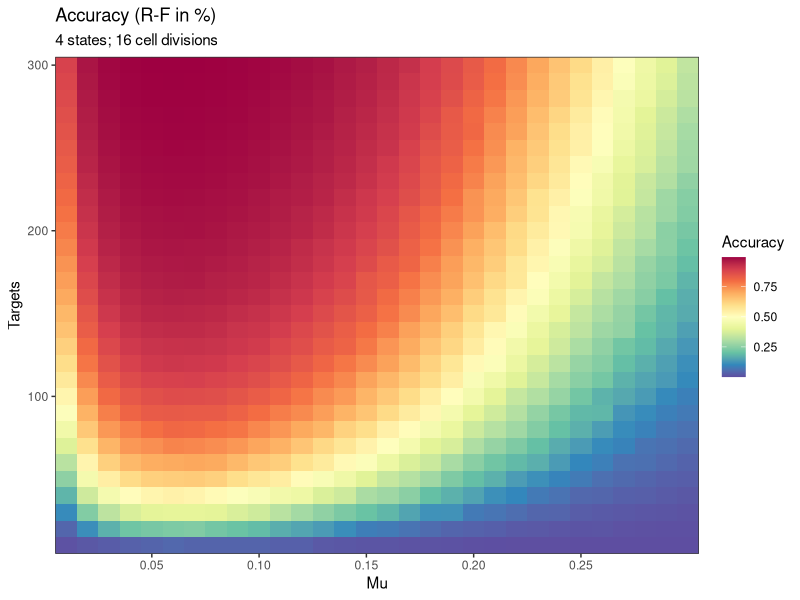
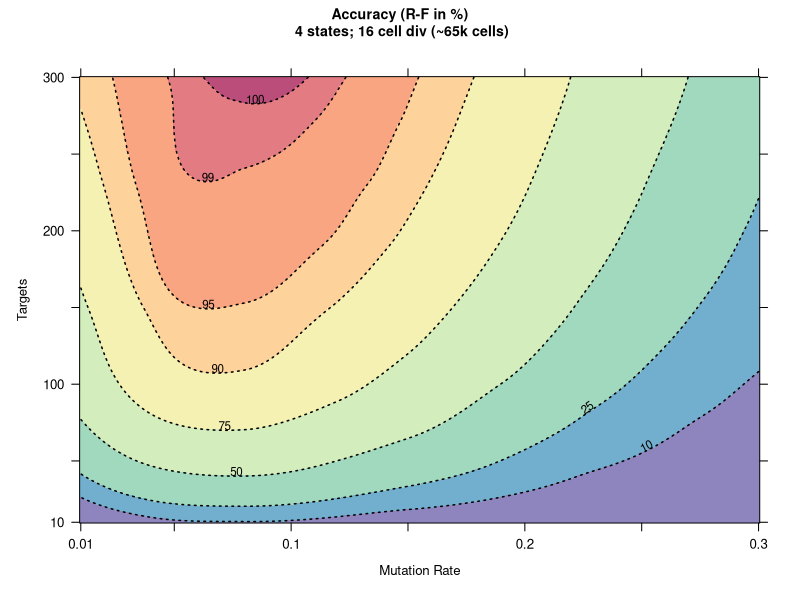

These figures' R source, in order:
## This script will open the results from CompareTree algorithm ran in the cluster
## These were 600 output files, each has the results of 10 simulations (repetitions)
## of a specific combination of 2 parameters : Mutation rate (from 0.01 to 0.3) and
## Number of targets (from 10 to 200). 
## This script will take the mean of the 10 repetitions and plot a heatmap with the 
## accuracy of the Mutation Rate - Number of targets parameter space
## -------------------------------------------------------------------------------------
require(graphics); require(grDevices)
require(gplots);
require(ggplot2);
require(reshape2);
require(RColorBrewer);
require(lattice)

## open accuracy values

AccMatrix <- read.csv("./Acc_matrix_Parameter_Space.csv",check.names = F)
rownames(AccMatrix) = AccMatrix[,1]
AccMatrix = AccMatrix[,-1]

## PLOT ------------------------------------

## reshape the data
df.m <- melt(as.data.frame(AccMatrix),factorsAsStrings = T)
colnames(df.m) = c("Mu", "Accuracy")
head(df.m)
df.m$Targets = rep(seq(from = 300,to = 10,by = -10),30)

df.m$Mu = as.numeric(levels(df.m$Mu))[df.m$Mu]

# Define palette
myPalette <- colorRampPalette(rev(brewer.pal(11, "Spectral")), space="Lab")

## new plot
tiff(filename = "./Parameter_Space_csCompareTree_heatmap_10-300.tiff",width = 600,height = 400,res = 150)

hm1 <- ggplot(df.m,
              aes(x = Mu, y = Targets, fill = Accuracy))
hm1 <- hm1 + geom_tile()
hm1 <- hm1 + ggtitle("Accuracy (R-F in %)",subtitle = "4 states; 16 cell divisions") 
hm1 <- hm1 + scale_fill_gradientn(colours = myPalette(100))
hm1 <- hm1 + scale_x_continuous(expand = c(0,0), breaks = seq(0.05,0.25,0.05))
hm1 <- hm1 + scale_y_continuous(expand = c(0, 0))
hm1 <- hm1 + theme_bw()

hm1

dev.off()

##### PLOT WITH ELEVATION PLOT AND LOESS


# We make use of the loess function to fit a local polynomial trend surface 
# (using weighted least squares) to approximate the elevation across the whole region.
# The function call for a local quadratic surface is shown below:
par(mfrow=c(2,1))

# create data.frame
elevation.df = data.frame(x = 1000 *df.m$Mu,
                          y =  df.m$Targets, 
                          z = 100 * df.m$Accuracy)


elevation.loess = loess(z ~ x*y, data = elevation.df, degree = 2, span = 0.25)

# The expand.grid function creates an array of all combinations of the x and y values 
# that we specify in a list. We choose a range every foot from 10 to 300 feet to create a fine grid:

elevation.fit = expand.grid(list(x = seq(10, 300,1), y = seq(10, 300, 1)))

# The predict function is then used to estimate the surface height at all of these combinations
# covering our grid region. This is saved as an object z which will be used by the base graphics function:

z = predict(elevation.loess, newdata = elevation.fit)

#Lattice Graphics

# The lattice pckg xpect the data in a different format so we make use of the as.numeric function 
# to convert from a table of heights to a single column and append to the object we create based 
# on all combinations of x and y coordinates:

elevation.fit$Height = as.numeric(z)

elevation.fit$Height[elevation.fit$Height<0]=0

# function levelplot for this type of graphical dispaly. We use the data stored in the object elevation.fit
# to create the graph with lattice graphics.

# tiff(filename = "./Parameter_Space_csCompareTree_heatmap.tiff",width = 900,height = 700,res = 200)
# 
# levelplot(Height ~ x*y, data = elevation.fit,
#           xlab = "Mutation Rate (x10^3)", ylab = "Targets",
#           main = "Reconstruction Accuracy",
#           col.regions = colorRampPalette(rev(brewer.pal(11, "Spectral")))(20),
# #          col.regions = colorRampPalette(terrain.colors(10))(100),
# #          col.regions = colorRampPalette(rev(brewer.pal(11, "RdYlBu")))(20),
#           at = seq(0,100,5) )
# 
# dev.off()
# ##


tiff(filename = "./Parameter_Space_csCompareTree_LOESS_heatmap_10-300.tiff",width = 1100,height = 1000,res = 300)

contourplot(Height ~ x*y, data = elevation.fit, add =T,
            xlab = list("Mutation Rate",cex=0.8),
            ylab = list("Targets",cex=0.8),
            main = list(label="Accuracy (R-F in %)\n 4 states; 16 cell div (~65k cells)",cex=0.85),
            colorkey = F,
            #            labels = TRUE,
            #            contour = TRUE,
            region = TRUE, alpha.regions=0.7,
            at = c(0,10,25,50,75,90,95,99,100,101),
            #at = c(seq(0,100,20),101),
            labels = list(cex=0.7),
            col.regions = colorRampPalette(rev(brewer.pal(10, "Spectral")))(100),
            lwd=1.5,lty=3,cex=0.8,
            scales = list(x = list(at = c(10,50,100,150,200,250,300),
                                   labels = c(0.01,"" ,0.1,"",0.2,"",0.3)), 
                          y = list(at = c(10,50,100,150,200,250,300),
                                   labels = c(10,"" ,100,"",200,"",300))
                          )
            )

dev.off()
